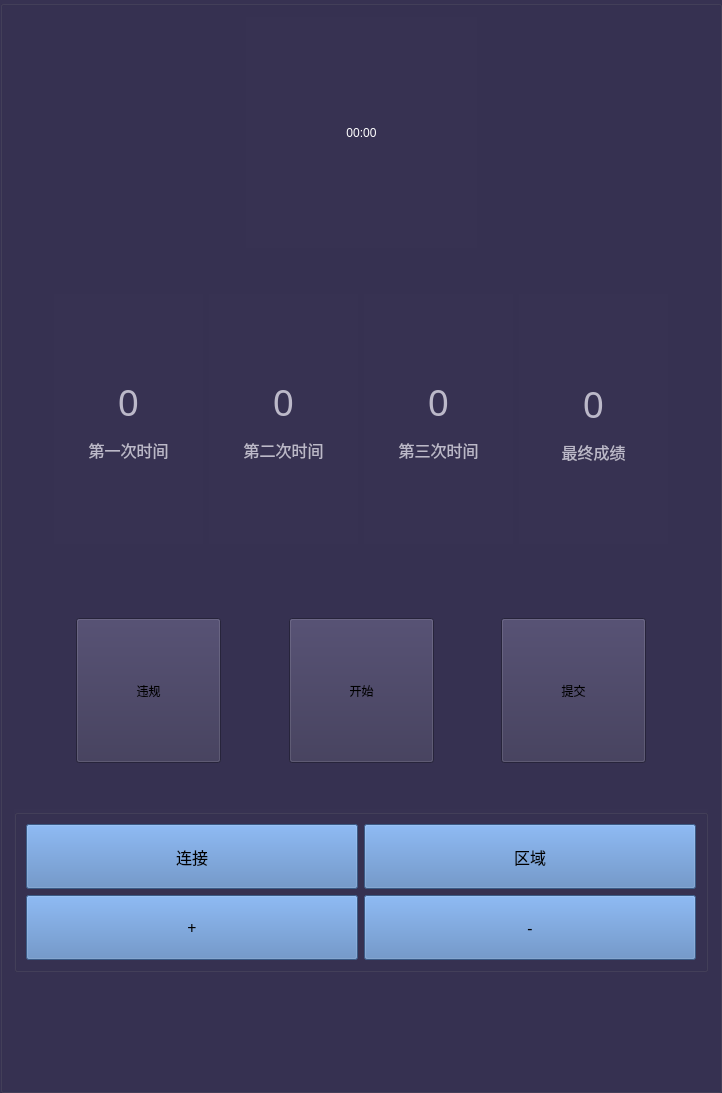
           <widget class="QGroupBox" name="gbScoreRecord">
            <property name="minimumSize">
             <size>
              <width>650</width>
              <height>0</height>
             </size>
            </property>
            <property name="styleSheet">
             <string notr="true">    background-color: rgb(55, 50, 82);</string>
            </property>
            <property name="title">
             <string/>
            </property>
            <layout class="QVBoxLayout" name="verticalLayout_20">
             <item>
              <layout class="QHBoxLayout" name="horizontalLayout_8">
               <item>
                <spacer name="horizontalSpacer_6">
                 <property name="orientation">
                  <enum>Qt::Horizontal</enum>
                 </property>
                 <property name="sizeHint" stdset="0">
                  <size>
                   <width>40</width>
                   <height>20</height>
                  </size>
                 </property>
                </spacer>
               </item>
               <item>
                <widget class="QLabel" name="lbCurLeftTimes">
                 <property name="minimumSize">
                  <size>
                   <width>231</width>
                   <height>231</height>
                  </size>
                 </property>
                 <property name="maximumSize">
                  <size>
                   <width>16777215</width>
                   <height>16777215</height>
                  </size>
                 </property>
                 <property name="styleSheet">
                  <string notr="true">color: rgb(255, 255, 255);</string>
                 </property>
                 <property name="text">
                  <string>00:00</string>
                 </property>
                 <property name="alignment">
                  <set>Qt::AlignCenter</set>
                 </property>
                </widget>
               </item>
               <item>
                <spacer name="horizontalSpacer_19">
                 <property name="orientation">
                  <enum>Qt::Horizontal</enum>
                 </property>
                 <property name="sizeHint" stdset="0">
                  <size>
                   <width>40</width>
                   <height>20</height>
                  </size>
                 </property>
                </spacer>
               </item>
              </layout>
             </item>
             <item>
              <spacer name="verticalSpacer_31">
               <property name="orientation">
                <enum>Qt::Vertical</enum>
               </property>
               <property name="sizeHint" stdset="0">
                <size>
                 <width>20</width>
                 <height>40</height>
                </size>
               </property>
              </spacer>
             </item>
             <item>
              <layout class="QHBoxLayout" name="horizontalLayout_7">
               <item>
                <spacer name="horizontalSpacer_29">
                 <property name="orientation">
                  <enum>Qt::Horizontal</enum>
                 </property>
                 <property name="sizeHint" stdset="0">
                  <size>
                   <width>40</width>
                   <height>20</height>
                  </size>
                 </property>
                </spacer>
               </item>
               <item>
                <widget class="QGroupBox" name="gbScore1">
                 <property name="styleSheet">
                  <string notr="true">border:none;</string>
                 </property>
                 <property name="title">
                  <string/>
                 </property>
                 <layout class="QVBoxLayout" name="verticalLayout_4">
                  <item>
                   <spacer name="verticalSpacer_13">
                    <property name="orientation">
                     <enum>Qt::Vertical</enum>
                    </property>
                    <property name="sizeType">
                     <enum>QSizePolicy::Expanding</enum>
                    </property>
                    <property name="sizeHint" stdset="0">
                     <size>
                      <width>20</width>
                      <height>66</height>
                     </size>
                    </property>
                   </spacer>
                  </item>
                  <item>
                   <widget class="QLabel" name="lbScoreFirst">
                    <property name="minimumSize">
                     <size>
                      <width>0</width>
                      <height>0</height>
                     </size>
                    </property>
                    <property name="maximumSize">
                     <size>
                      <width>16777215</width>
                      <height>16777215</height>
                     </size>
                    </property>
                    <property name="font">
                     <font>
                      <family>Microsoft YaHei</family>
                      <pointsize>28</pointsize>
                      <weight>50</weight>
                      <bold>false</bold>
                     </font>
                    </property>
                    <property name="styleSheet">
                     <string notr="true">color: rgb(188, 185, 201);</string>
                    </property>
                    <property name="text">
                     <string>0</string>
                    </property>
                    <property name="alignment">
                     <set>Qt::AlignCenter</set>
                    </property>
                   </widget>
                  </item>
                  <item>
                   <widget class="QLabel" name="lbFirstScoreInfo">
                    <property name="minimumSize">
                     <size>
                      <width>125</width>
                      <height>33</height>
                     </size>
                    </property>
                    <property name="font">
                     <font>
                      <family>Microsoft YaHei</family>
                      <pointsize>12</pointsize>
                     </font>
                    </property>
                    <property name="styleSheet">
                     <string notr="true">color: rgb(188, 185, 201);</string>
                    </property>
                    <property name="text">
                     <string>第一次时间</string>
                    </property>
                    <property name="alignment">
                     <set>Qt::AlignCenter</set>
                    </property>
                   </widget>
                  </item>
                  <item>
                   <spacer name="verticalSpacer_14">
                    <property name="orientation">
                     <enum>Qt::Vertical</enum>
                    </property>
                    <property name="sizeType">
                     <enum>QSizePolicy::Expanding</enum>
                    </property>
                    <property name="sizeHint" stdset="0">
                     <size>
                      <width>40</width>
                      <height>65</height>
                     </size>
                    </property>
                   </spacer>
                  </item>
                 </layout>
                </widget>
               </item>
               <item>
                <widget class="QGroupBox" name="gbScore2">
                 <property name="styleSheet">
                  <string notr="true">border:none;</string>
                 </property>
                 <property name="title">
                  <string/>
                 </property>
                 <layout class="QVBoxLayout" name="verticalLayout_22">
                  <item>
                   <spacer name="verticalSpacer_33">
                    <property name="orientation">
                     <enum>Qt::Vertical</enum>
                    </property>
                    <property name="sizeType">
                     <enum>QSizePolicy::Expanding</enum>
                    </property>
                    <property name="sizeHint" stdset="0">
                     <size>
                      <width>20</width>
                      <height>67</height>
                     </size>
                    </property>
                   </spacer>
                  </item>
                  <item>
                   <widget class="QLabel" name="lbScoreSecond">
                    <property name="minimumSize">
                     <size>
                      <width>0</width>
                      <height>0</height>
                     </size>
                    </property>
                    <property name="maximumSize">
                     <size>
                      <width>16777215</width>
                      <height>16777215</height>
                     </size>
                    </property>
                    <property name="font">
                     <font>
                      <family>Microsoft YaHei</family>
                      <pointsize>28</pointsize>
                      <weight>50</weight>
                      <bold>false</bold>
                     </font>
                    </property>
                    <property name="styleSheet">
                     <string notr="true">color: rgb(188, 185, 201);</string>
                    </property>
                    <property name="text">
                     <string>0</string>
                    </property>
                    <property name="alignment">
                     <set>Qt::AlignCenter</set>
                    </property>
                   </widget>
                  </item>
                  <item>
                   <widget class="QLabel" name="lbFirstScoreInfo_2">
                    <property name="minimumSize">
                     <size>
                      <width>125</width>
                      <height>33</height>
                     </size>
                    </property>
                    <property name="font">
                     <font>
                      <family>Microsoft YaHei</family>
                      <pointsize>12</pointsize>
                     </font>
                    </property>
                    <property name="styleSheet">
                     <string notr="true">color: rgb(188, 185, 201);</string>
                    </property>
                    <property name="text">
                     <string>第二次时间</string>
                    </property>
                    <property name="alignment">
                     <set>Qt::AlignCenter</set>
                    </property>
                   </widget>
                  </item>
                  <item>
                   <spacer name="verticalSpacer_34">
                    <property name="orientation">
                     <enum>Qt::Vertical</enum>
                    </property>
                    <property name="sizeType">
                     <enum>QSizePolicy::Expanding</enum>
                    </property>
                    <property name="sizeHint" stdset="0">
                     <size>
                      <width>40</width>
                      <height>66</height>
                     </size>
                    </property>
                   </spacer>
                  </item>
                 </layout>
                </widget>
               </item>
               <item>
                <widget class="QGroupBox" name="gbScore3">
                 <property name="styleSheet">
                  <string notr="true">border:none;</string>
                 </property>
                 <property name="title">
                  <string/>
                 </property>
                 <layout class="QVBoxLayout" name="verticalLayout_24">
                  <item>
                   <spacer name="verticalSpacer_35">
                    <property name="orientation">
                     <enum>Qt::Vertical</enum>
                    </property>
                    <property name="sizeType">
                     <enum>QSizePolicy::Expanding</enum>
                    </property>
                    <property name="sizeHint" stdset="0">
                     <size>
                      <width>20</width>
                      <height>67</height>
                     </size>
                    </property>
                   </spacer>
                  </item>
                  <item>
                   <widget class="QLabel" name="lbScoreThird">
                    <property name="minimumSize">
                     <size>
                      <width>0</width>
                      <height>0</height>
                     </size>
                    </property>
                    <property name="maximumSize">
                     <size>
                      <width>16777215</width>
                      <height>16777215</height>
                     </size>
                    </property>
                    <property name="font">
                     <font>
                      <family>Microsoft YaHei</family>
                      <pointsize>28</pointsize>
                      <weight>50</weight>
                      <bold>false</bold>
                     </font>
                    </property>
                    <property name="styleSheet">
                     <string notr="true">color: rgb(188, 185, 201);</string>
                    </property>
                    <property name="text">
                     <string>0</string>
                    </property>
                    <property name="alignment">
                     <set>Qt::AlignCenter</set>
                    </property>
                   </widget>
                  </item>
                  <item>
                   <widget class="QLabel" name="lbFirstScoreInfo_3">
                    <property name="minimumSize">
                     <size>
                      <width>125</width>
                      <height>33</height>
                     </size>
                    </property>
                    <property name="font">
                     <font>
                      <family>Microsoft YaHei</family>
                      <pointsize>12</pointsize>
                     </font>
                    </property>
                    <property name="styleSheet">
                     <string notr="true">color: rgb(188, 185, 201);</string>
                    </property>
                    <property name="text">
                     <string>第三次时间</string>
                    </property>
                    <property name="alignment">
                     <set>Qt::AlignCenter</set>
                    </property>
                   </widget>
                  </item>
                  <item>
                   <spacer name="verticalSpacer_36">
                    <property name="orientation">
                     <enum>Qt::Vertical</enum>
                    </property>
                    <property name="sizeType">
                     <enum>QSizePolicy::Expanding</enum>
                    </property>
                    <property name="sizeHint" stdset="0">
                     <size>
                      <width>40</width>
                      <height>66</height>
                     </size>
                    </property>
                   </spacer>
                  </item>
                 </layout>
                </widget>
               </item>
               <item>
                <widget class="QGroupBox" name="groupBox_14">
                 <property name="styleSheet">
                  <string notr="true">border:none;</string>
                 </property>
                 <property name="title">
                  <string/>
                 </property>
                 <layout class="QVBoxLayout" name="verticalLayout_26">
                  <item>
                   <spacer name="verticalSpacer_20">
                    <property name="orientation">
                     <enum>Qt::Vertical</enum>
                    </property>
                    <property name="sizeType">
                     <enum>QSizePolicy::Expanding</enum>
                    </property>
                    <property name="sizeHint" stdset="0">
                     <size>
                      <width>20</width>
                      <height>67</height>
                     </size>
                    </property>
                   </spacer>
                  </item>
                  <item>
                   <widget class="QLabel" name="lbScoreFinal">
                    <property name="minimumSize">
                     <size>
                      <width>0</width>
                      <height>0</height>
                     </size>
                    </property>
                    <property name="maximumSize">
                     <size>
                      <width>16777215</width>
                      <height>16777215</height>
                     </size>
                    </property>
                    <property name="font">
                     <font>
                      <family>Microsoft YaHei</family>
                      <pointsize>28</pointsize>
                      <weight>50</weight>
                      <bold>false</bold>
                     </font>
                    </property>
                    <property name="styleSheet">
                     <string notr="true">color: rgb(188, 185, 201);</string>
                    </property>
                    <property name="text">
                     <string>0</string>
                    </property>
                    <property name="alignment">
                     <set>Qt::AlignCenter</set>
                    </property>
                   </widget>
                  </item>
                  <item>
                   <widget class="QLabel" name="label_15">
                    <property name="minimumSize">
                     <size>
                      <width>125</width>
                      <height>33</height>
                     </size>
                    </property>
                    <property name="font">
                     <font>
                      <family>Microsoft YaHei</family>
                      <pointsize>12</pointsize>
                     </font>
                    </property>
                    <property name="styleSheet">
                     <string notr="true">color: rgb(188, 185, 201);</string>
                    </property>
                    <property name="text">
                     <string>最终成绩</string>
                    </property>
                    <property name="alignment">
                     <set>Qt::AlignCenter</set>
                    </property>
                   </widget>
                  </item>
                  <item>
                   <spacer name="verticalSpacer_21">
                    <property name="orientation">
                     <enum>Qt::Vertical</enum>
                    </property>
                    <property name="sizeType">
                     <enum>QSizePolicy::Preferred</enum>
                    </property>
                    <property name="sizeHint" stdset="0">
                     <size>
                      <width>20</width>
                      <height>64</height>
                     </size>
                    </property>
                   </spacer>
                  </item>
                 </layout>
                </widget>
               </item>
               <item>
                <spacer name="horizontalSpacer_30">
                 <property name="orientation">
                  <enum>Qt::Horizontal</enum>
                 </property>
                 <property name="sizeHint" stdset="0">
                  <size>
                   <width>40</width>
                   <height>20</height>
                  </size>
                 </property>
                </spacer>
               </item>
              </layout>
             </item>
             <item>
              <spacer name="verticalSpacer_24">
               <property name="orientation">
                <enum>Qt::Vertical</enum>
               </property>
               <property name="sizeType">
                <enum>QSizePolicy::Minimum</enum>
               </property>
               <property name="sizeHint" stdset="0">
                <size>
                 <width>5</width>
                 <height>68</height>
                </size>
               </property>
              </spacer>
             </item>
             <item>
              <layout class="QHBoxLayout" name="horizontalLayout_3">
               <item>
                <spacer name="horizontalSpacer_31">
                 <property name="orientation">
                  <enum>Qt::Horizontal</enum>
                 </property>
                 <property name="sizeHint" stdset="0">
                  <size>
                   <width>40</width>
                   <height>20</height>
                  </size>
                 </property>
                </spacer>
               </item>
               <item>
                <widget class="QPushButton" name="pbZhongTing">
                 <property name="minimumSize">
                  <size>
                   <width>145</width>
                   <height>145</height>
                  </size>
                 </property>
                 <property name="styleSheet">
                  <string notr="true">border-image: url(:/resource/images/examPage/decreaseBtn.png);
font: 25 25.5pt &quot;Microsoft YaHei&quot;;</string>
                 </property>
                 <property name="text">
                  <string>违规</string>
                 </property>
                </widget>
               </item>
               <item>
                <spacer name="horizontalSpacer_36">
                 <property name="orientation">
                  <enum>Qt::Horizontal</enum>
                 </property>
                 <property name="sizeHint" stdset="0">
                  <size>
                   <width>40</width>
                   <height>20</height>
                  </size>
                 </property>
                </spacer>
               </item>
               <item>
                <widget class="QPushButton" name="pbStartSkip">
                 <property name="minimumSize">
                  <size>
                   <width>145</width>
                   <height>145</height>
                  </size>
                 </property>
                 <property name="styleSheet">
                  <string notr="true">border-image: url(:/resource/images/examPage/startBtn.png);
font: 25 21pt &quot;Microsoft YaHei&quot;;</string>
                 </property>
                 <property name="text">
                  <string>开始</string>
                 </property>
                </widget>
               </item>
               <item>
                <spacer name="horizontalSpacer_42">
                 <property name="orientation">
                  <enum>Qt::Horizontal</enum>
                 </property>
                 <property name="sizeHint" stdset="0">
                  <size>
                   <width>40</width>
                   <height>20</height>
                  </size>
                 </property>
                </spacer>
               </item>
               <item>
                <widget class="QPushButton" name="pbDecreaseScore">
                 <property name="minimumSize">
                  <size>
                   <width>145</width>
                   <height>145</height>
                  </size>
                 </property>
                 <property name="styleSheet">
                  <string notr="true">border-image: url(:/resource/images/examPage/submitBtn.png);
font: 25 21pt &quot;Microsoft YaHei&quot;;</string>
                 </property>
                 <property name="text">
                  <string>提交</string>
                 </property>
                </widget>
               </item>
               <item>
                <spacer name="horizontalSpacer_43">
                 <property name="orientation">
                  <enum>Qt::Horizontal</enum>
                 </property>
                 <property name="sizeHint" stdset="0">
                  <size>
                   <width>40</width>
                   <height>20</height>
                  </size>
                 </property>
                </spacer>
               </item>
              </layout>
             </item>
             <item>
              <spacer name="verticalSpacer_32">
               <property name="orientation">
                <enum>Qt::Vertical</enum>
               </property>
               <property name="sizeHint" stdset="0">
                <size>
                 <width>20</width>
                 <height>40</height>
                </size>
               </property>
              </spacer>
             </item>
             <item>
              <widget class="QGroupBox" name="gbLeiDaCtrlRegin">
               <property name="title">
                <string/>
               </property>
               <layout class="QGridLayout" name="gridLayout_8">
                <item row="0" column="0">
                 <widget class="QPushButton" name="pbConnectLeiDa">
                  <property name="minimumSize">
                   <size>
                    <width>295</width>
                    <height>65</height>
                   </size>
                  </property>
                  <property name="font">
                   <font>
                    <family>Microsoft YaHei</family>
                    <pointsize>12</pointsize>
                   </font>
                  </property>
                  <property name="styleSheet">
                   <string notr="true">background-color: rgb(83, 127, 188);
color: rgb(0, 0, 0);</string>
                  </property>
                  <property name="text">
                   <string>连接</string>
                  </property>
                 </widget>
                </item>
                <item row="0" column="1">
                 <widget class="QPushButton" name="pbShowExamRegin">
                  <property name="minimumSize">
                   <size>
                    <width>295</width>
                    <height>65</height>
                   </size>
                  </property>
                  <property name="font">
                   <font>
                    <family>Microsoft YaHei</family>
                    <pointsize>12</pointsize>
                   </font>
                  </property>
                  <property name="styleSheet">
                   <string notr="true">background-color: rgb(83, 127, 188);
color: rgb(0, 0, 0);</string>
                  </property>
                  <property name="text">
                   <string>区域</string>
                  </property>
                 </widget>
                </item>
                <item row="1" column="0">
                 <widget class="QPushButton" name="pbRotateLeftLeiDa">
                  <property name="minimumSize">
                   <size>
                    <width>0</width>
                    <height>65</height>
                   </size>
                  </property>
                  <property name="font">
                   <font>
                    <family>Microsoft YaHei</family>
                    <pointsize>12</pointsize>
                   </font>
                  </property>
                  <property name="styleSheet">
                   <string notr="true">background-color: rgb(83, 127, 188);
color: rgb(0, 0, 0);</string>
                  </property>
                  <property name="text">
                   <string>+</string>
                  </property>
                 </widget>
                </item>
                <item row="1" column="1">
                 <widget class="QPushButton" name="pbRotateRightLeiDa">
                  <property name="minimumSize">
                   <size>
                    <width>295</width>
                    <height>65</height>
                   </size>
                  </property>
                  <property name="font">
                   <font>
                    <family>Microsoft YaHei</family>
                    <pointsize>12</pointsize>
                   </font>
                  </property>
                  <property name="styleSheet">
                   <string notr="true">background-color: rgb(83, 127, 188);
color: rgb(0, 0, 0);</string>
                  </property>
                  <property name="text">
                   <string>-</string>
                  </property>
                 </widget>
                </item>
               </layout>
              </widget>
             </item>
             <item>
              <spacer name="verticalSpacer_15">
               <property name="orientation">
                <enum>Qt::Vertical</enum>
               </property>
               <property name="sizeType">
                <enum>QSizePolicy::Minimum</enum>
               </property>
               <property name="sizeHint" stdset="0">
                <size>
                 <width>20</width>
                 <height>40</height>
                </size>
               </property>
              </spacer>
             </item>
             <item>
              <spacer name="verticalSpacer_4">
               <property name="orientation">
                <enum>Qt::Vertical</enum>
               </property>
               <property name="sizeHint" stdset="0">
                <size>
                 <width>20</width>
                 <height>67</height>
                </size>
               </property>
              </spacer>
             </item>
            </layout>
           </widget>
